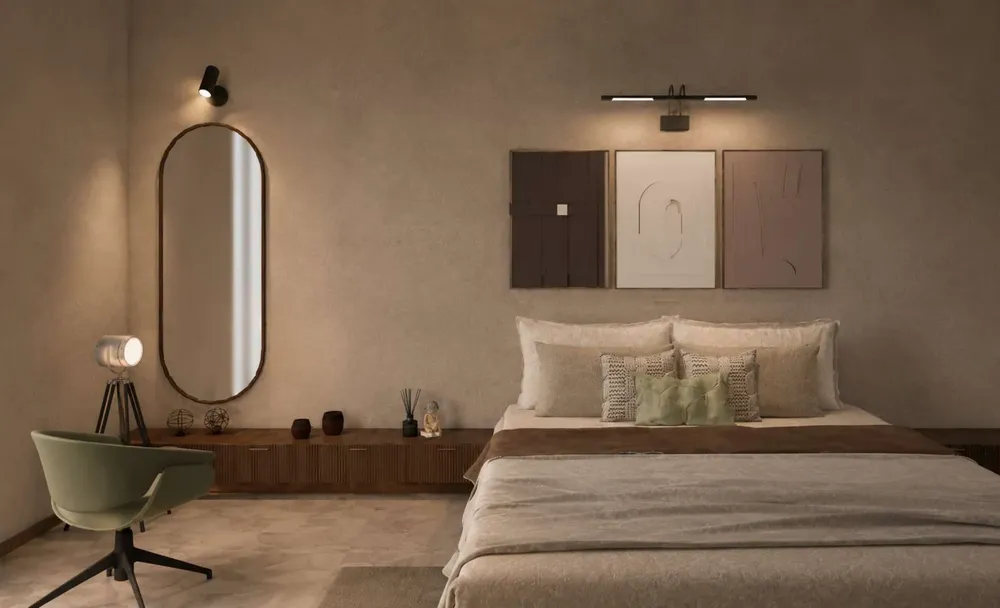
#> input picture veloura-imgs/valor_01.webp, 1000 x 608 px, shrunk from 2339 x 1423 before the run; its folder holds only this picture in this run
$ python trim_white.py
#> lines starting #> are read from the running program, lines starting #| are printed output that depends on the picture; after the words box and inside, x2 and y2 are one past the last pixel; in counts of white or black regions, pixels touching at a corner belong together
from PIL import Image, ImageChops
import glob

def trim_borders(image_path):
#> called with image_path = 'veloura-imgs/valor_01.webp'
    img = Image.open(image_path).convert("RGB")
#> img is the input picture: PIL image 1000x608 RGB; mean R, G, B 121.3, 98.9, 78.9

    # We assume the top-left pixel is the background color (usually white)
    bg = Image.new(img.mode, img.size, img.getpixel((0,0)))
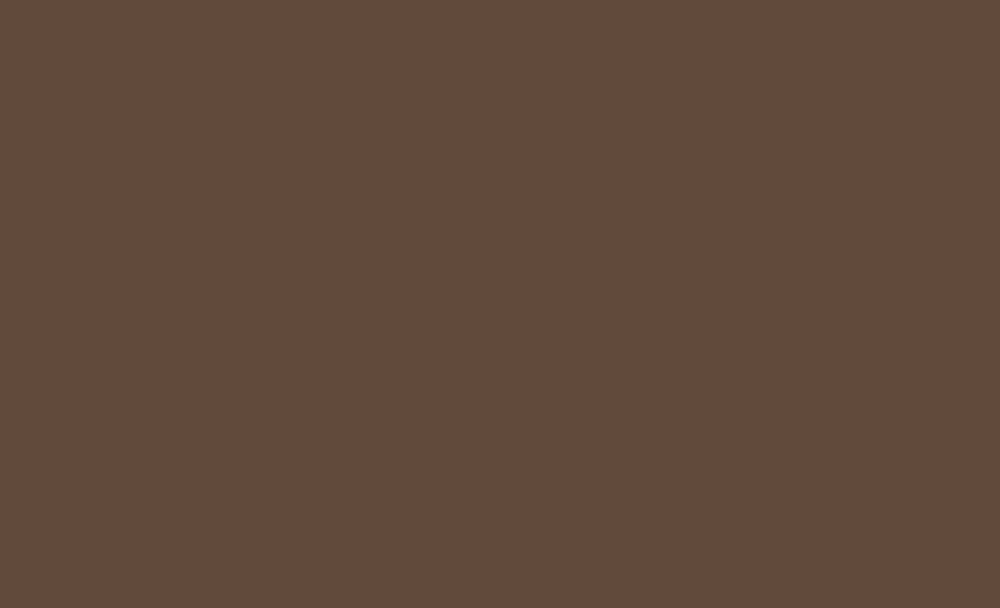
#> bg: PIL image 1000x608 RGB; mean R, G, B 97, 74, 59
    diff = ImageChops.difference(img, bg)
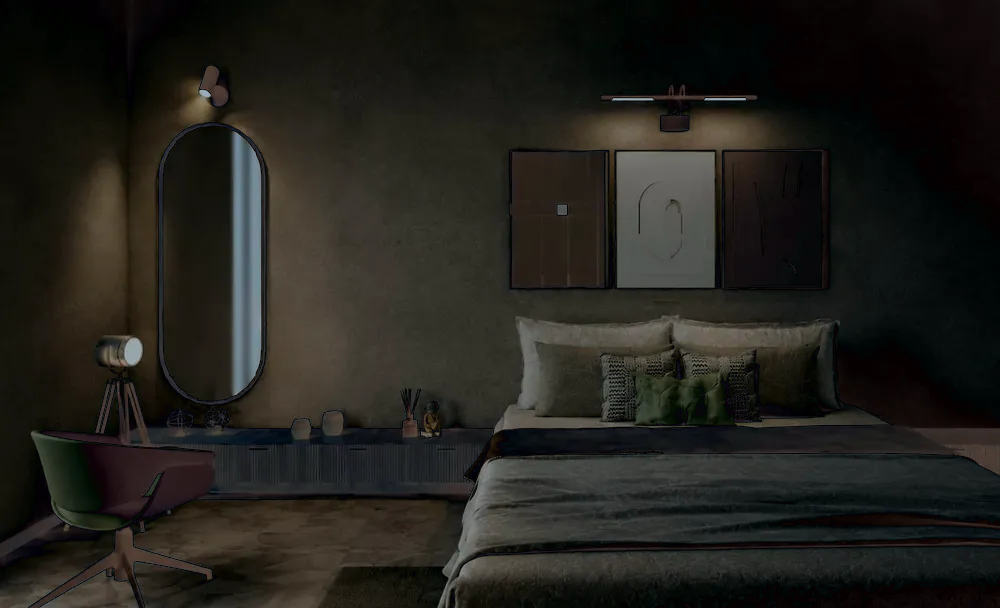
#> diff: PIL image 1000x608 RGB; mean R, G, B 34.2, 32.8, 27.9

    # Convert difference to grayscale and threshold it
    # Any pixel differing from the background by more than 15 will be kept
    diff = diff.convert("L").point(lambda x: 0 if x < 15 else 255)
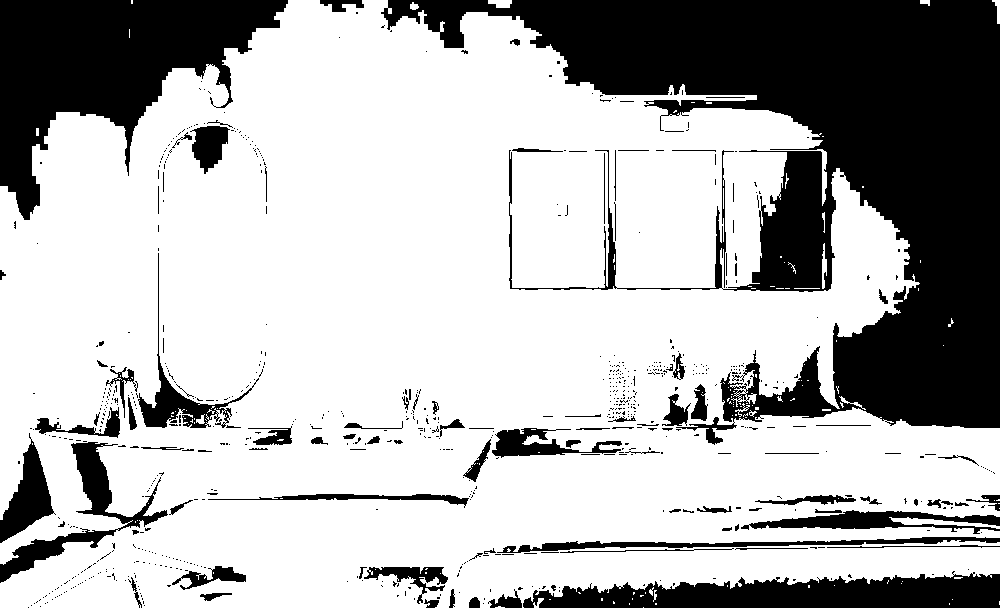
#> diff: PIL image 1000x608 L; 70.5% white; 746 black regions (648 under 20 px), largest, box (x1, y1, x2, y2) and area: (381, 0, 1000, 445) 108817, (0, 0, 288, 220) 29266, (523, 571, 1000, 608) 11786
    bbox = diff.getbbox()
#> bbox = (0, 0, 1000, 608)

    if bbox:
        cropped = img.crop(bbox)
        cropped.save(image_path, "WEBP", quality=90)
        print(f"Cropped {image_path}: {img.size} -> {cropped.size}")
#| Cropped veloura-imgs/valor_01.webp: (1000, 608) -> (1000, 608)
    else:
        print(f"Could not find bounding box for {image_path}")

if __name__ == "__main__":
    files = glob.glob("veloura-imgs/valor_*.webp") + glob.glob("veloura-imgs/vows_*.webp")
    for f in files:
        trim_borders(f)

$ run again, on veloura-imgs/valor_04.webp
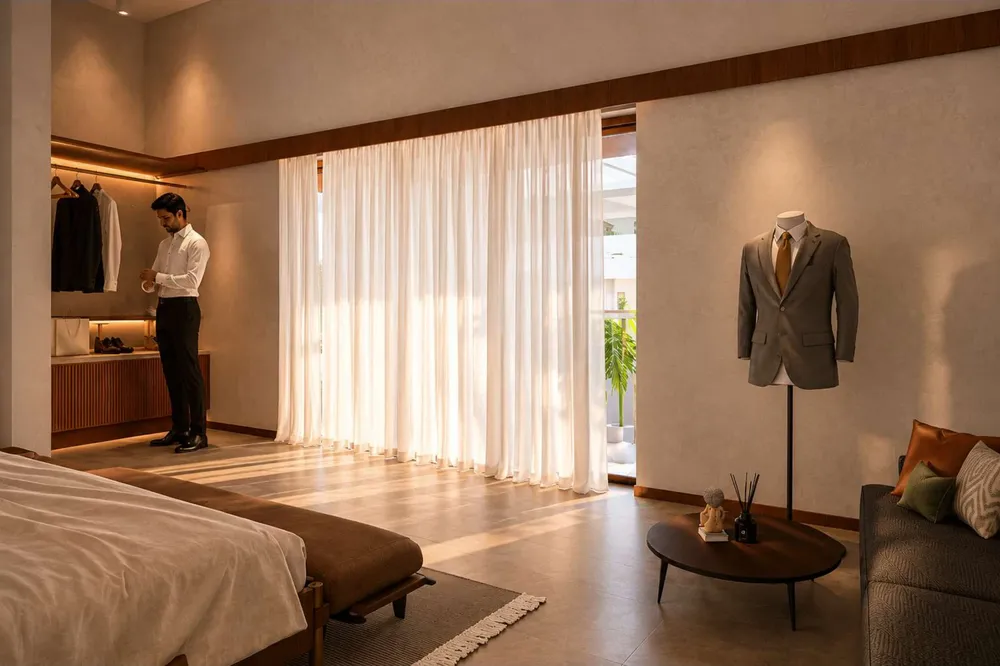
#> input picture veloura-imgs/valor_04.webp, 1000 x 666 px, shrunk from 2339 x 1557 before the run
#> in trim_borders, img is the input picture: PIL image 1000x666 RGB; mean R, G, B 148.8, 116, 91.2
#> in trim_borders, `diff = ImageChops.difference(img, bg)`:
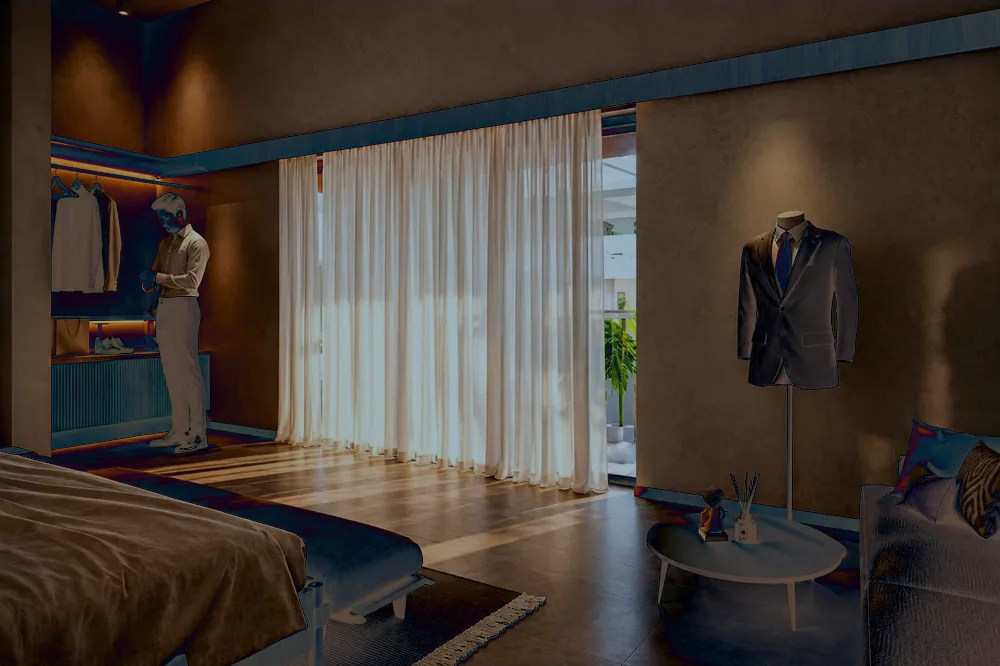
#> diff: PIL image 1000x666 RGB; mean R, G, B 69.8, 60.8, 53
#> in trim_borders, `diff = diff.convert("L").point(lambda x: 0 if x < 15 else 255)`:
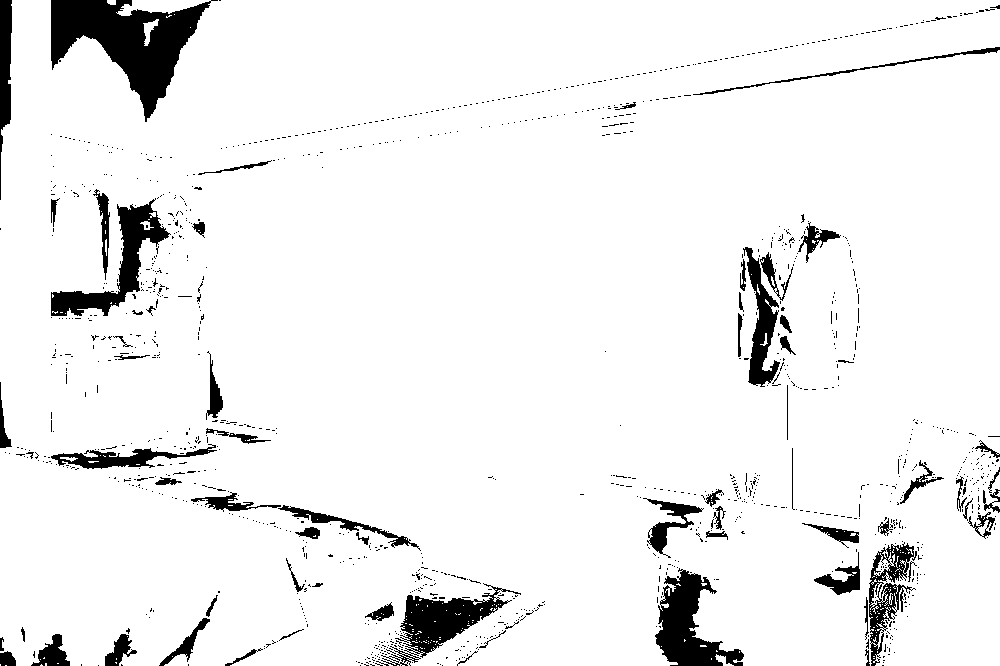
#> diff: PIL image 1000x666 L; 93.6% white; 1230 black regions (1161 under 20 px), largest, box (x1, y1, x2, y2) and area: (51, 0, 218, 122) 8658, (655, 568, 744, 666) 4009, (376, 583, 521, 666) 3694
#> bbox = (0, 0, 1000, 666)
#| Cropped veloura-imgs/valor_04.webp: (1000, 666) -> (1000, 666)
